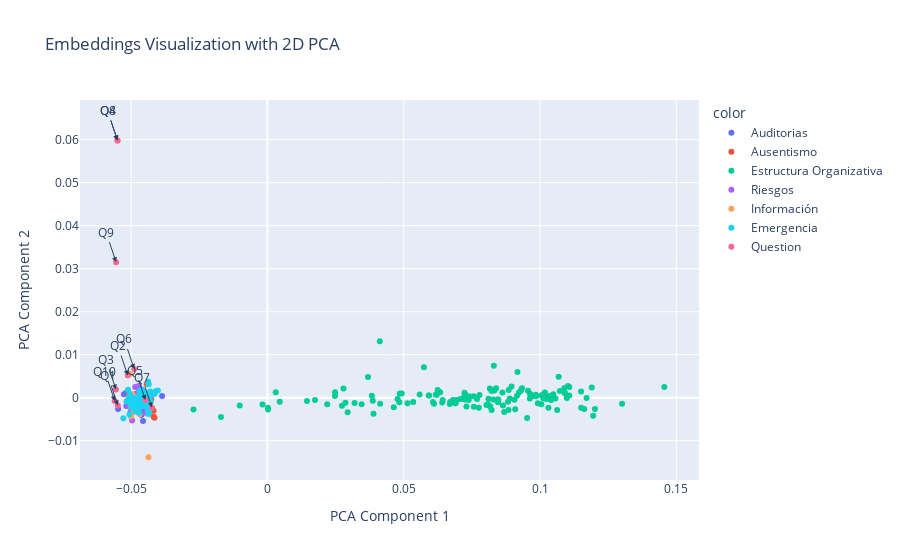
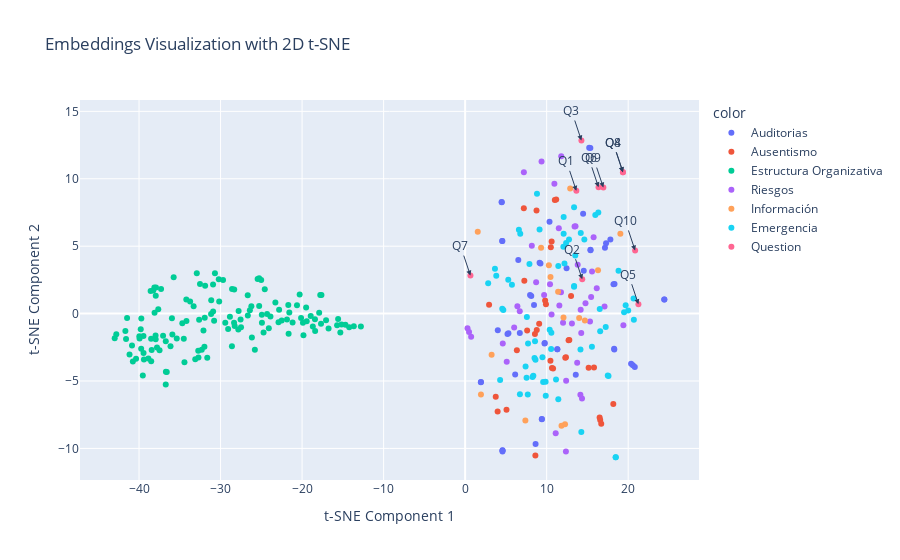
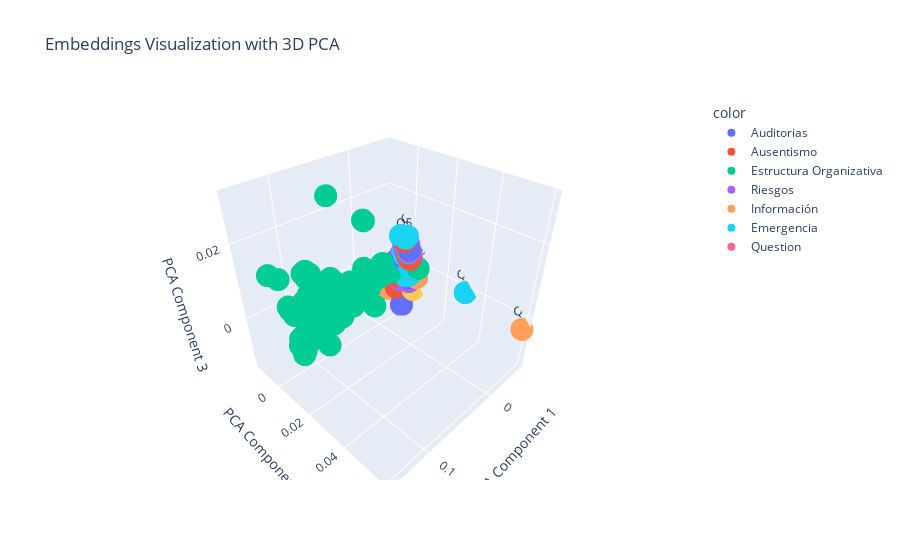
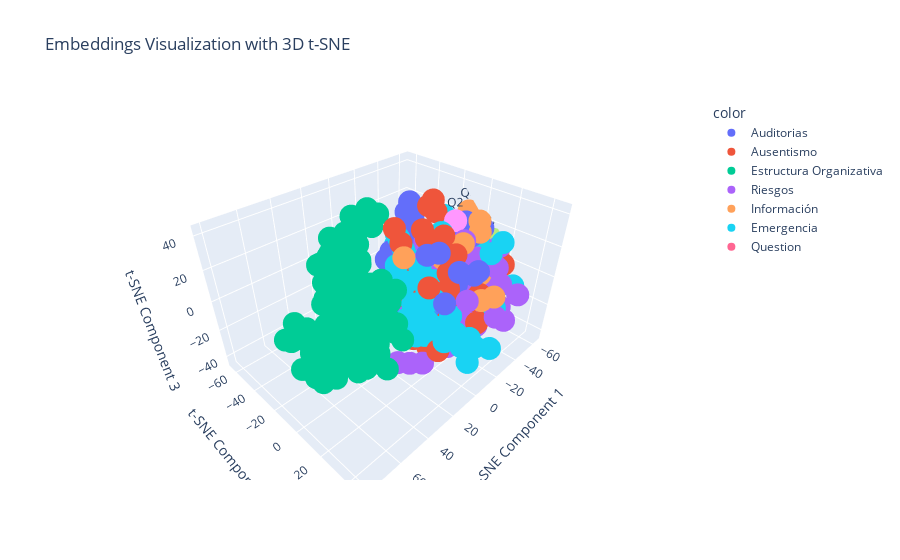

The notebook cell saved with these charts, in order:
### Code cell
# Collecting sentence embeddings for each model
model_embeddings = []
model_labels = []
models_list = []

for key, model in models.items():
    for paragraph in model.original_paragraphs:
        embedding = model._get_sentence_embedding(paragraph)
        model_embeddings.append(embedding)
        model_labels.append(key)
    models_list.append(key)

# Collecting embeddings for questions and finding the closest model for each question
question_embeddings = []
question_closest_models = []
question_similarities = []
question_closest_paragraphs = []

for question in questions:
    query_embedding = model._get_sentence_embedding(question)
    question_embeddings.append(query_embedding)
    
    # Find the closest model
    closest_model = None
    highest_similarity = -1
    closest_paragraph = ""
    for model_name, model in models.items():
        similarities = [
            (model._cosine_similarity(query_embedding, model._get_sentence_embedding(paragraph)), paragraph)
            for paragraph in model.original_paragraphs
        ]
        max_similarity, best_paragraph = max(similarities, key=lambda x: x[0])
        if max_similarity > highest_similarity:
            highest_similarity = max_similarity
            closest_model = model_name
            closest_paragraph = best_paragraph
    
    question_closest_models.append(closest_model)
    question_similarities.append(highest_similarity)
    question_closest_paragraphs.append(closest_paragraph)

# Printing questions and their related data based on similarity
for question, closest_model, similarity in zip(questions, question_closest_models, question_similarities):
    if similarity > 0.75:
        print(f"Question: {question}")
        print(f"Closest Model: {closest_model}")
        print(f"Similarity: {similarity:.2f}")
        print()
    else:
        print(f"'{question}' does not have enough similarity")

# Combining model embeddings and question embeddings
all_embeddings = np.array(model_embeddings + question_embeddings)
labels = model_labels + ["Question"] * len(questions)
hover_texts = model_labels + [
    f"Question: {question}<br>Closest Model: {closest_model}<br>Similarity: {similarity:.2f}<br>Chunk: {closest_paragraph[:100]}..."
    for question, closest_model, similarity, closest_paragraph in zip(questions, question_closest_models, question_similarities, question_closest_paragraphs)
]

# Reducing dimensionality using PCA for 2D and 3D plots
pca_2d = PCA(n_components=2)
pca_2d_result = pca_2d.fit_transform(all_embeddings)

pca_3d = PCA(n_components=3)
pca_3d_result = pca_3d.fit_transform(all_embeddings)

# Reducing dimensionality using t-SNE for 2D and 3D plots
tsne_2d = TSNE(n_components=2, random_state=42)
tsne_2d_result = tsne_2d.fit_transform(all_embeddings)

tsne_3d = TSNE(n_components=3, random_state=42)
tsne_3d_result = tsne_3d.fit_transform(all_embeddings)

# Plotting with 2D PCA
fig_pca = px.scatter(
    x=pca_2d_result[:, 0], 
    y=pca_2d_result[:, 1], 
    color=labels, 
    hover_data={'label': hover_texts},
    labels={'x': 'PCA Component 1', 'y': 'PCA Component 2'},
    title="Embeddings Visualization with 2D PCA"
)

# Adding annotations for questions in 2D PCA plot
for i, question in enumerate(questions):
    fig_pca.add_annotation(
        x=pca_2d_result[len(model_embeddings) + i, 0], 
        y=pca_2d_result[len(model_embeddings) + i, 1], 
        text=f"Q{i+1}", 
        showarrow=True,
        arrowhead=2
    )

# Plotting with 2D t-SNE
fig_tsne = px.scatter(
    x=tsne_2d_result[:, 0], 
    y=tsne_2d_result[:, 1], 
    color=labels, 
    hover_data={'label': hover_texts},
    labels={'x': 't-SNE Component 1', 'y': 't-SNE Component 2'},
    title="Embeddings Visualization with 2D t-SNE"
)

# Adding annotations for questions in 2D t-SNE plot
for i, question in enumerate(questions):
    fig_tsne.add_annotation(
        x=tsne_2d_result[len(model_embeddings) + i, 0], 
        y=tsne_2d_result[len(model_embeddings) + i, 1], 
        text=f"Q{i+1}", 
        showarrow=True,
        arrowhead=2
    )

# Plotting with 3D PCA
fig_pca_3d = px.scatter_3d(
    x=pca_3d_result[:, 0], 
    y=pca_3d_result[:, 1], 
    z=pca_3d_result[:, 2], 
    color=labels, 
    hover_data={'label': hover_texts},
    labels={'x': 'PCA Component 1', 'y': 'PCA Component 2', 'z': 'PCA Component 3'},
    title="Embeddings Visualization with 3D PCA"
)

# Adding annotations for questions in 3D PCA plot
for i, question in enumerate(questions):
    fig_pca_3d.add_trace(go.Scatter3d(
        x=[pca_3d_result[len(model_embeddings) + i, 0]],
        y=[pca_3d_result[len(model_embeddings) + i, 1]],
        z=[pca_3d_result[len(model_embeddings) + i, 2]],
        text=f"Q{i+1}",
        mode='markers+text',
        textposition='top center',
        showlegend=False
    ))

# Plotting with 3D t-SNE
fig_tsne_3d = px.scatter_3d(
    x=tsne_3d_result[:, 0], 
    y=tsne_3d_result[:, 1], 
    z=tsne_3d_result[:, 2], 
    color=labels, 
    hover_data={'label': hover_texts},
    labels={'x': 't-SNE Component 1', 'y': 't-SNE Component 2', 'z': 't-SNE Component 3'},
    title="Embeddings Visualization with 3D t-SNE"
)

# Adding annotations for questions in 3D t-SNE plot
for i, question in enumerate(questions):
    fig_tsne_3d.add_trace(go.Scatter3d(
        x=[tsne_3d_result[len(model_embeddings) + i, 0]],
        y=[tsne_3d_result[len(model_embeddings) + i, 1]],
        z=[tsne_3d_result[len(model_embeddings) + i, 2]],
        text=f"Q{i+1}",
        mode='markers+text',
        textposition='top center',
        showlegend=False
    ))

# Show plots
fig_pca.show()
fig_tsne.show()
fig_pca_3d.show()
fig_tsne_3d.show()
